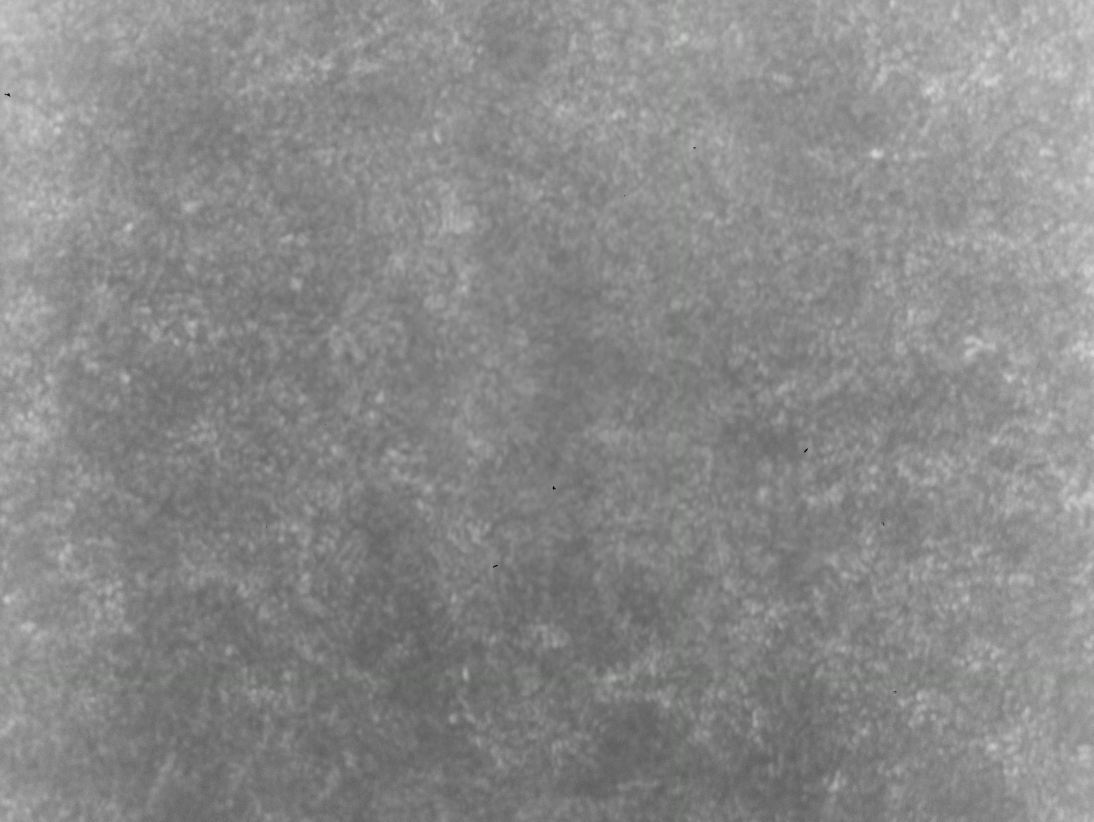
#> input picture bernat/images/i0_0001.jpg, 3280 x 2464 px (shown at 1/3 size)
$ jupyter execute --allow-errors flipped_psf.ipynb   (older library calls are emulated)
#> lines starting #> are read from the running program, lines starting #| are printed output that depends on the picture
# FLIPPED PSF

We will convolute the image of the caustics obtained by two leds with the PSF'. The PSF' is the image of the PSF where you flip the left and the right, and the top and the bottom.

[cell 1]
import matplotlib.pyplot as plt
import matplotlib.image as mpimg
import numpy as np
import math
from scipy import signal
from PIL import Image

We upload the two leds image and convert it to an array

[cell 2]
i0 = Image.open('images/i0_0001.jpg')
#> i0 is the input picture: PIL image 3280x2464 RGB; mean R, G, B 137.2, 137.3, 137.2
realsize=i0.size
#> realsize = (3280, 2464)
print(realsize)
#| (3280, 2464)
factor=4
newsize=tuple(int(ti/factor) for ti in realsize)
#> newsize = (820, 616)
print(newsize)
#| (820, 616)
i0=i0.resize(newsize,Image.ANTIALIAS)
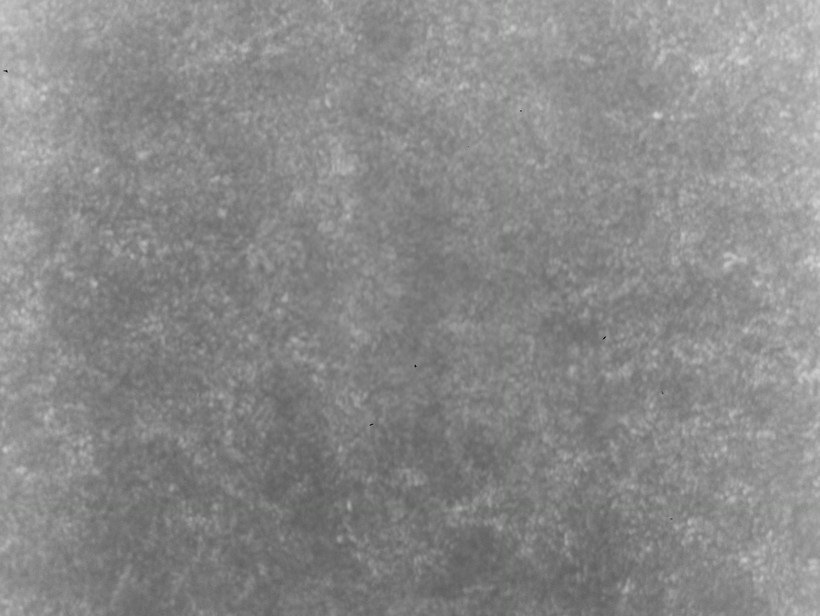
#> i0: PIL image 820x616 RGB; mean R, G, B 137.2, 137.3, 137.2
i0 = np.array(i0)
i0 = i0[:, :, 0] #For instance, at point (100,50) we had [0.608, 0.608, 0.608]. Now only have a single 0.608 value.
#> i0: shape (616, 820)
print(i0.shape) #[Y,X]
#| (616, 820)
print('i0(t) imported and reduced correctly!')


$ run again, with bernat/images/pic0001.jpg copied over bernat/images/i0_0001.jpg
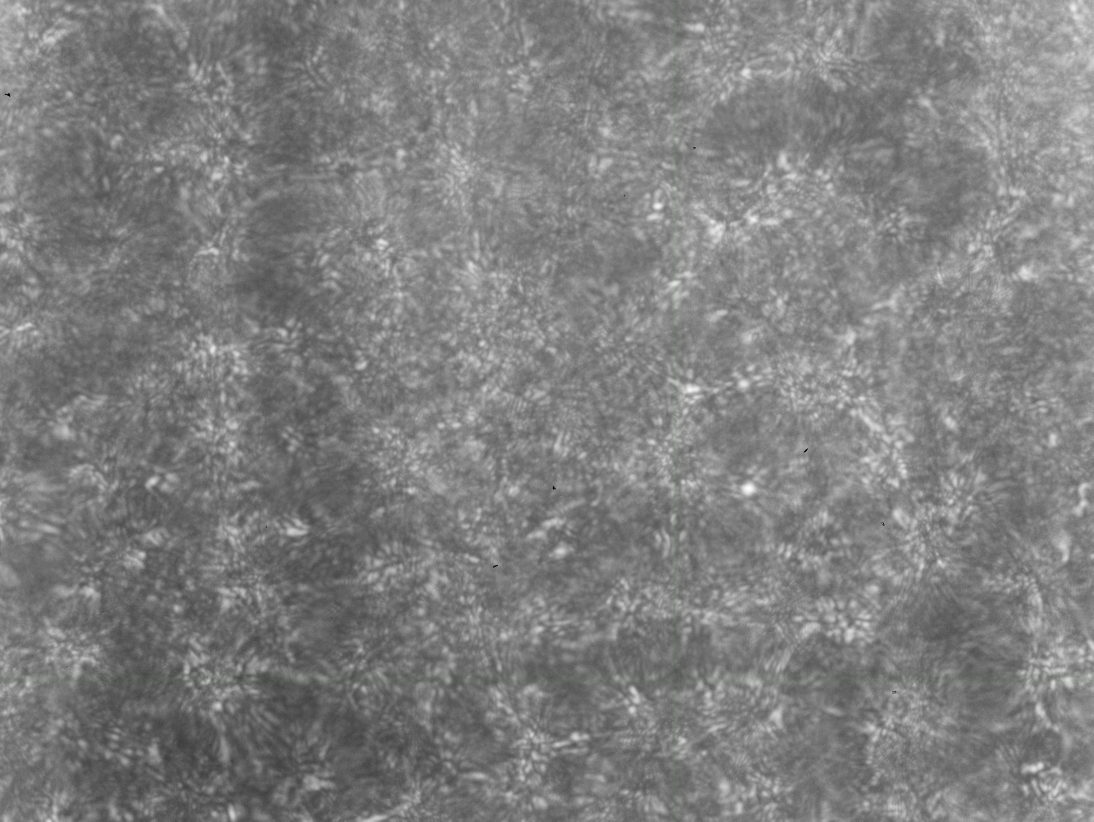
#> input picture bernat/images/pic0001.jpg, 3280 x 2464 px (shown at 1/3 size)
#> i0 is the input picture: PIL image 3280x2464 RGB; mean R, G, B 127.2, 127.3, 127.2
#| (3280, 2464)
#| (820, 616)
#> `i0=i0.resize(newsize,Image.ANTIALIAS)`:
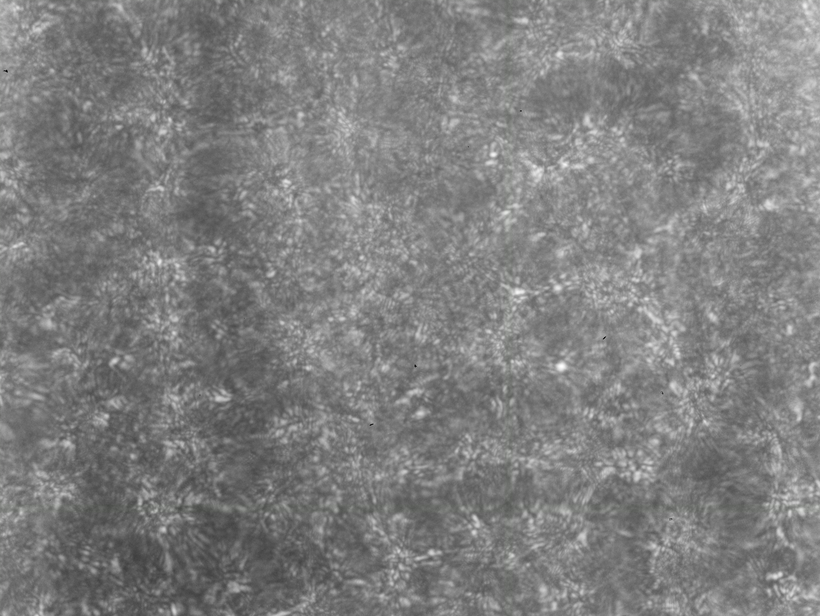
#> i0: PIL image 820x616 RGB; mean R, G, B 127.2, 127.3, 127.2
#| (616, 820)

$ run again, with bernat/images/pic0002.jpg copied over bernat/images/i0_0001.jpg
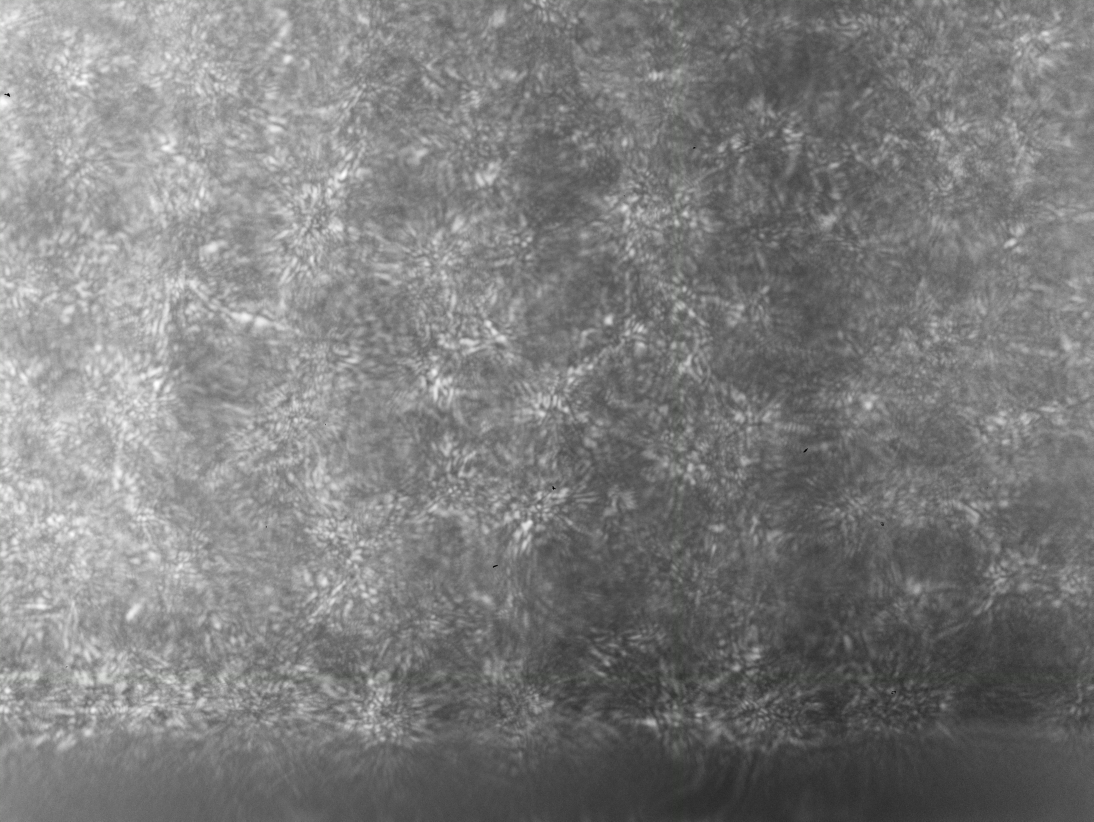
#> input picture bernat/images/pic0002.jpg, 3280 x 2464 px (shown at 1/3 size)
#> i0 is the input picture: PIL image 3280x2464 RGB; mean R, G, B 125.4, 125.4, 125.4
#| (3280, 2464)
#| (820, 616)
#> `i0=i0.resize(newsize,Image.ANTIALIAS)`:
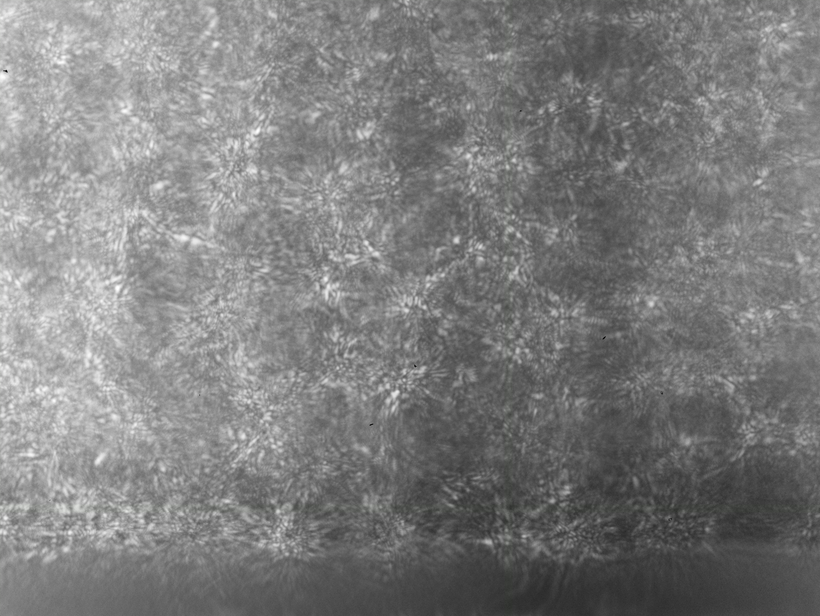
#> i0: PIL image 820x616 RGB; mean R, G, B 125.4, 125.4, 125.4
#| (616, 820)
